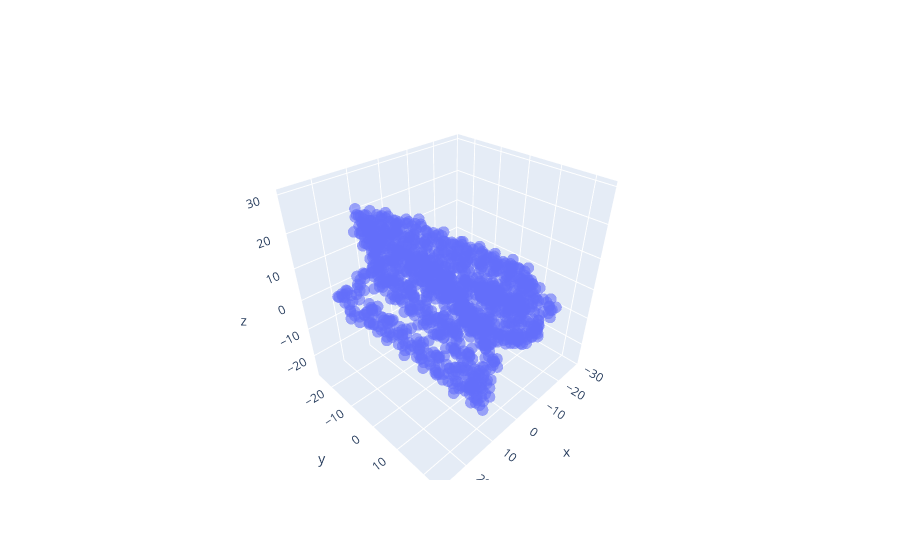

Notebook source saved alongside this figure:
### Code cell
fig = go.Figure()
fig.add_trace(go.Scatter3d(x=cryoEM_df.x, 
                           y=cryoEM_df.y, 
                           z=cryoEM_df.z,
                           mode="markers",
                           name=models))
fig.update_traces(marker_size=4, opacity = 0.6)
fig.show()

### Figure 1 — Plotly figure (JSON) as saved in the notebook; plotly's stock layout.template omitted (floating-point values rounded to 4 significant figures; data arrays with more than 128 entries replaced by an {"elided": "..."} marker saying what was removed)
{"data": [{"marker": {"size": 4}, "mode": "markers", "name": "pontcy", "opacity": 0.6, "type": "scatter3d", "x": {"elided": "1294 float values"}, "y": {"elided": "1294 float values"}, "z": {"elided": "1294 float values"}}], "layout": {}}
